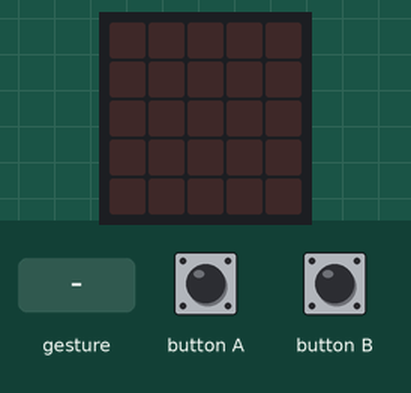
This program was run on a simulated BBC micro:bit (MakeCode). Parts: the board's 5×5 LED display. The test bench sets the inputs (shaded band). Random numbers come from a fixed seed; a tilt is held for 1.5 s and a shake lasts 1 s, then the board lies face up again.

Above: at 1.2 s.
1.3 s: gesture 'shake'
At 2.4 s:
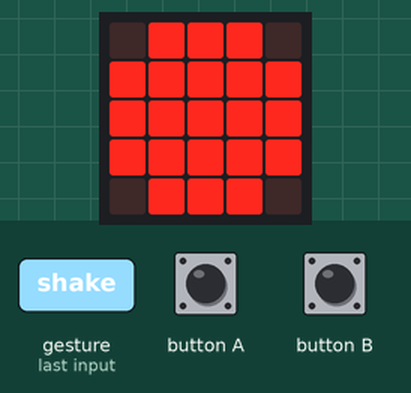
3.0 s: button A pressed for 0.15 s
At 4.2 s:
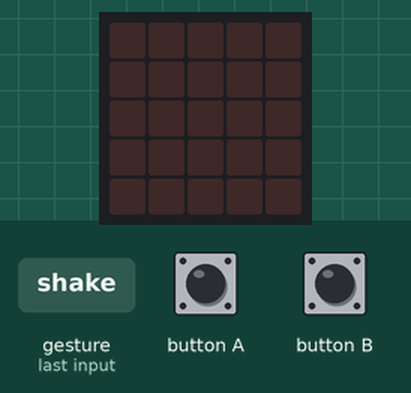
4.6 s: gesture 'shake'
At 6.0 s:
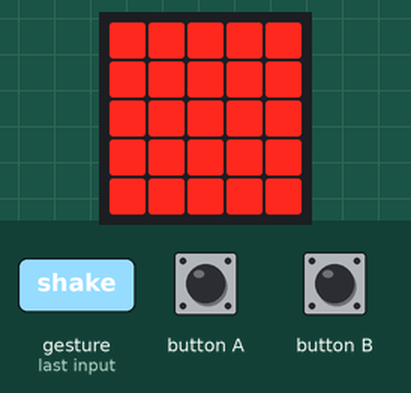
6.3 s: button B pressed for 0.15 s
At 6.7 s:
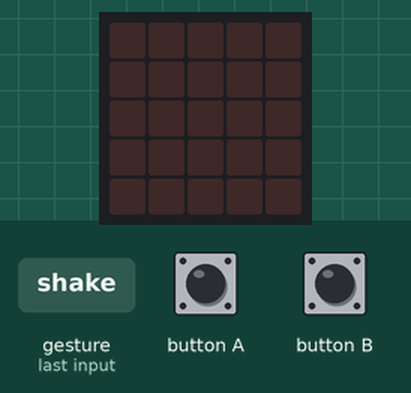
Timing chart, 0 to 8.9 s (numbered marks = the images above; inputs shaded):
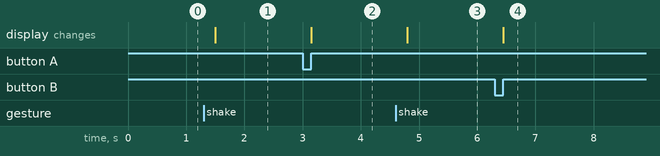

Measured:
- after the input at 1.3 s, the display: changes after 0.20 s (image 1)
- after the input at 3.0 s, the display: changes after 0.15 s (image 2)
- after the input at 4.6 s, the display: changes after 0.20 s (image 3)
- after the input at 6.3 s, the display: changes after 0.15 s (image 4)

The program:

main.ts
```typescript
let szam = 0
input.onButtonPressed(Button.A, function () {
    basic.clearScreen()
})
input.onGesture(Gesture.Shake, function () {
    szam = randint(1, 3)
    if (szam == 1) {
        basic.showLeds(`
            . # # # .
            # # # # #
            # # # # #
            # # # # #
            . # # # .
            `)
    } else if (szam == 2) {
        basic.showLeds(`
            # # . . #
            # # . # .
            . . # . .
            # # . # .
            # # . . #
            `)
    } else if (szam == 3) {
        basic.showLeds(`
            # # # # #
            # # # # #
            # # # # #
            # # # # #
            # # # # #
            `)
    }
})
input.onButtonPressed(Button.B, function () {
    basic.clearScreen()
})
```

test.ts
```typescript
// ide kerülnek a tesztek; a rendszer ezt nem kompilálja, ha a csomagot bővítményként használják.
```
